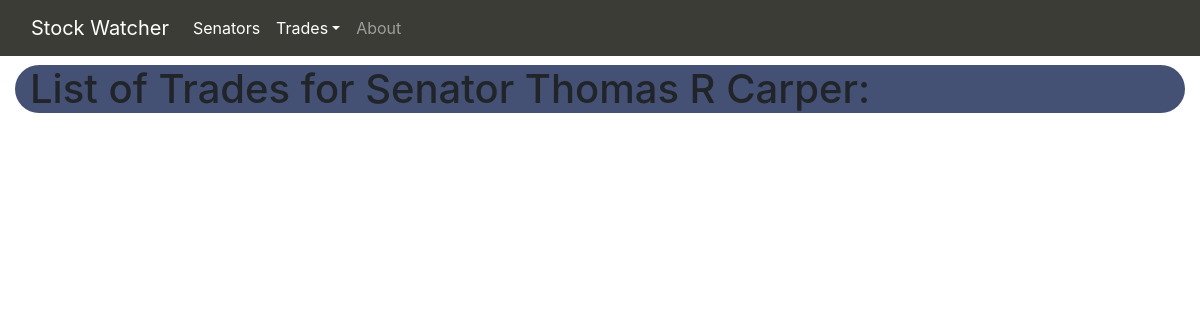
The page /senator/3 on the database as committed earlier.
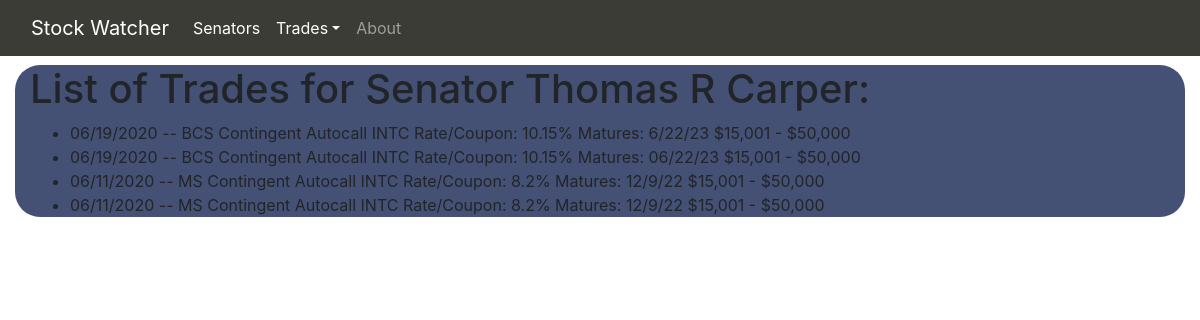
The same page on the database as committed later.
### stocks/models.py (models this page shows)
class Trade(models.Model):
    transaction_date = models.CharField(max_length=20)
    senator = models.ForeignKey('Senator',
                                on_delete=models.CASCADE,default=1)
    '''
    class TradeOwner(models.TextChoices):
        SELF = 'S', _('Self')
        SPOUSE = 'SP', _('Spouse')
        JOINT = 'J', _('Joint')

    owner = models.CharField(max_length=6,
                             choices=TradeOwner.choices)
    '''
    owner = models.CharField(max_length=10)
    ticker = models.CharField(max_length=5)
    asset_name = models.TextField()
    '''
    class AssetType(models.TextChoices):
        STOCK = 'ST', _('Stock')
        MUNSEC = 'MS', _('Municipal Security')
        OTHER = 'O', _('Other Security')
        CORPBOND = 'CB', _('Corporate Bond')

    asset_type = models.CharField(max_length=10,
                                  choices=AssetType.choices)
    '''
    asset_type = models.CharField(max_length=25)
    '''
    class TransactionType(models.TextChoices):
        PURCHASE = 'P', _('Purchase')
        FULL_SALE = 'FS', _('Sale (Full)')
        PART_SALE = 'PS', _('Sale (Partial)')

    transaction_type = models.CharField(max_length=10,
                                        choices=TransactionType.choices)
    '''
    transaction_type = models.CharField(max_length=20)
    '''
    class TransactionAmount(models.TextChoices):
        ONE = '1', _('1,001 - $15,000')
        TWO = '2', _('$15,001 - $50,000')
        THREE = '3', _( '$50,001 - $100,000')
        FOUR = '4', _('$100,001 - $250,001')
        FIVE = '5', _('$250,001 - $500,000')
        SIX = '6', _('$500,001 - $1,000,000')
        SEVEN = '7',  _('$1,000,001 - $5,000,000')
        EIGHT = '8', _('$5,000,001 - $25,000,000')
        NINE = '9', _('$25,000,001 - $50,000,000')
        TEN = '10', _('Over $50,000,000')

    amount = models.CharField(max_length=10,
                              choices=TransactionAmount.choices)
    '''
    amount = models.CharField(max_length=45)
    comments = models.TextField()
    def __str__(self):
        return f'{self.transaction_date} {self.ticker} {self.asset_name} {self.amount}'

### stocks/views.py (the view)
# urls.py: path('senator/<int:senator_id>', views.senator_detail, name='senator_detail'),
def senator_detail(request, senator_id):
    return render(request,
                  'stocks/senator_detail.html',
                  {'trades': Trade.objects.filter(senator=senator_id),
                   'senator': Senator.objects.get(id=senator_id)})

### stocks/models.py (called while the page is built)
    def __str__(self):
        return f'{self.first_name} {self.last_name}'

### stocks/templates/stocks/senator_detail.html
{% extends 'stocks/base.html' %}
{% block content %}
<div class="container-fluid content">
	<div class="col" style="background-color: #445175; width: inherit; border-radius: 25px;">
		<h1>List of Trades for Senator {{ senator }}: </h1>
		<ul>
			{% for trade in trades %}
			<li>{{ trade }}</li>
			{% endfor %}
		</ul>
	</div>
</div>
{% endblock content %}

Rows that differ between the two databases and show on the page:
added Trade: transaction_date+ticker+asset_name "06/19/2020 -- BCS Contingent Autocall INTC Rate/Coupon: 10.15% Matures: 6/22/23 $15,001 - $50,000"
added Trade: transaction_date+ticker+asset_name "06/19/2020 -- BCS Contingent Autocall INTC Rate/Coupon: 10.15% Matures: 06/22/23 $15,001 - $50,000"
added Trade: transaction_date+ticker+asset_name "06/11/2020 -- MS Contingent Autocall INTC Rate/Coupon: 8.2% Matures: 12/9/22 $15,001 - $50,000"
added Trade: transaction_date+ticker+asset_name "06/11/2020 -- MS Contingent Autocall INTC Rate/Coupon: 8.2% Matures: 12/9/22 $15,001 - $50,000"
